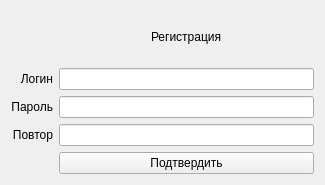
<?xml version="1.0" encoding="UTF-8"?>
<ui version="4.0">
 <class>reg_window</class>
 <widget class="QWidget" name="reg_window">
  <property name="geometry">
   <rect>
    <x>0</x>
    <y>0</y>
    <width>325</width>
    <height>185</height>
   </rect>
  </property>
  <property name="minimumSize">
   <size>
    <width>325</width>
    <height>185</height>
   </size>
  </property>
  <property name="maximumSize">
   <size>
    <width>325</width>
    <height>185</height>
   </size>
  </property>
  <property name="windowTitle">
   <string>Новый пользователь</string>
  </property>
  <property name="windowIcon">
   <iconset resource="resources/resources.qrc">
    <normaloff>:/images/ico.png</normaloff>:/images/ico.png</iconset>
  </property>
  <layout class="QVBoxLayout" name="verticalLayout">
   <item>
    <layout class="QGridLayout" name="gridLayout">
     <item row="2" column="1">
      <widget class="QLineEdit" name="reg_name_line"/>
     </item>
     <item row="2" column="0">
      <widget class="QLabel" name="label_3">
       <property name="text">
        <string>Логин</string>
       </property>
       <property name="alignment">
        <set>Qt::AlignRight|Qt::AlignTrailing|Qt::AlignVCenter</set>
       </property>
      </widget>
     </item>
     <item row="3" column="1">
      <widget class="QLineEdit" name="reg_pass_line"/>
     </item>
     <item row="4" column="1">
      <widget class="QLineEdit" name="reg_pass2_line"/>
     </item>
     <item row="5" column="1">
      <widget class="QPushButton" name="reg_confirm_butt">
       <property name="text">
        <string>Подтвердить</string>
       </property>
      </widget>
     </item>
     <item row="1" column="1" alignment="Qt::AlignHCenter">
      <widget class="QLabel" name="label_4">
       <property name="text">
        <string>Регистрация</string>
       </property>
      </widget>
     </item>
     <item row="3" column="0">
      <widget class="QLabel" name="label_2">
       <property name="text">
        <string>Пароль</string>
       </property>
       <property name="alignment">
        <set>Qt::AlignRight|Qt::AlignTrailing|Qt::AlignVCenter</set>
       </property>
      </widget>
     </item>
     <item row="4" column="0">
      <widget class="QLabel" name="label">
       <property name="text">
        <string>Повтор</string>
       </property>
       <property name="alignment">
        <set>Qt::AlignRight|Qt::AlignTrailing|Qt::AlignVCenter</set>
       </property>
      </widget>
     </item>
    </layout>
   </item>
  </layout>
 </widget>
 <resources>
  <include location="resources/resources.qrc"/>
 </resources>
 <connections/>
</ui>
